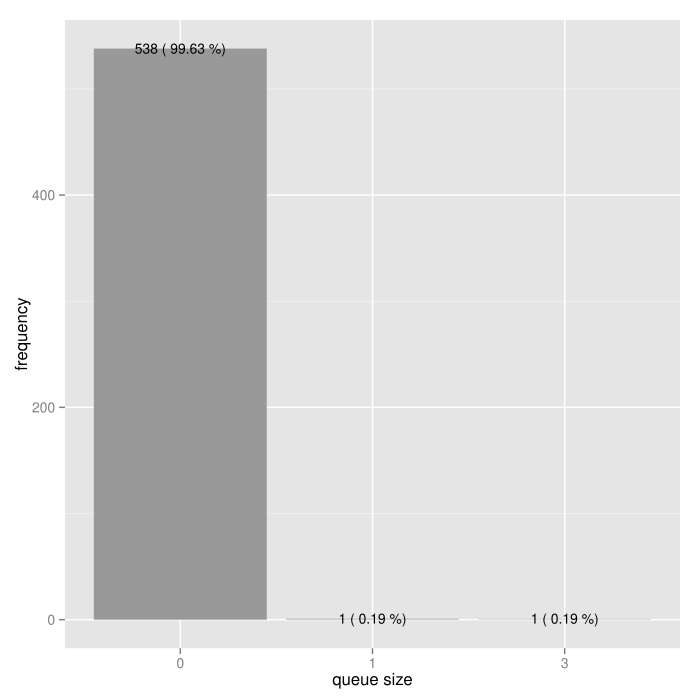

The script that drew this image:
library(ggplot2)

data <- read.table("../simulations/simulation2.csv", header=TRUE, sep=",")
df <- data.frame(table(data$X19))

colnames(df) <- c("queue_size", "frequency")

percent_labels <- paste(df$frequency, '(', round(df$frequency*100/540, 2), '%)')

ggplot(data=df) + theme(legend.position = "none") +
scale_fill_grey(start=0.6, end=0.8) +
geom_bar(aes(x=queue_size, y =frequency, fill=factor(queue_size))) +
geom_text(aes(x = queue_size, y=frequency, label=percent_labels, size=1)) +
scale_y_continuous("frequency") +
scale_x_discrete("queue size")
